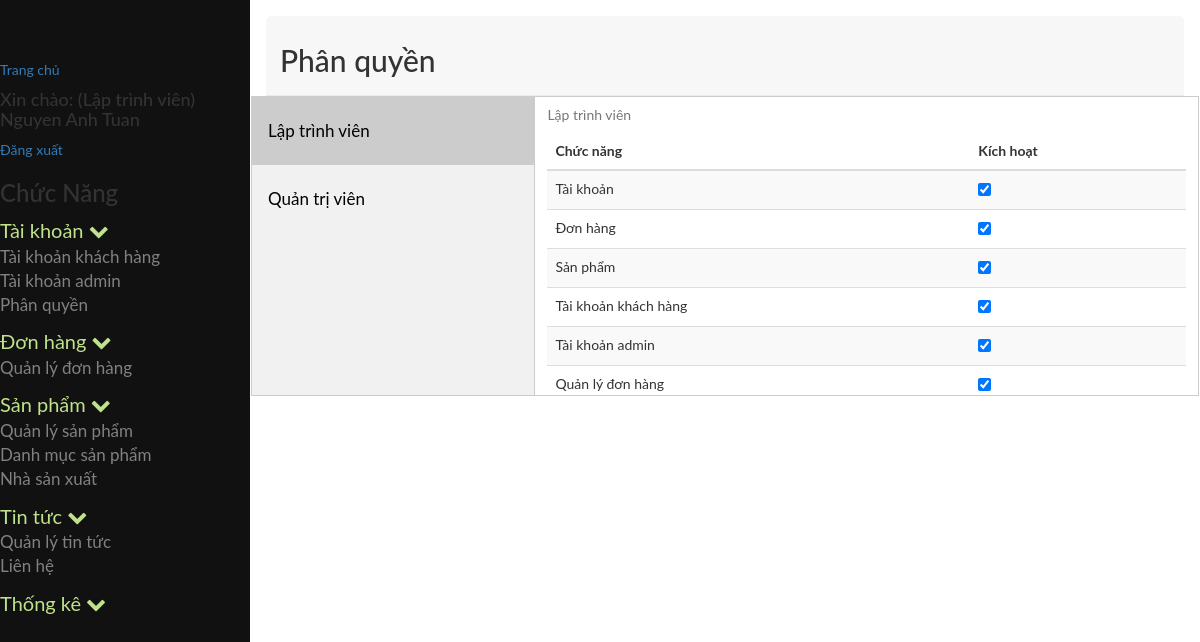
The page /admin/index.php?module=phanquyen (signed in) on the database its author committed.
### tables this page shows
CREATE TABLE `tb_phanquyen` (
  `id` int(11) NOT NULL,
  `id_nhom` int(11) NOT NULL,
  `id_chucnang` int(11) NOT NULL
);

CREATE TABLE `tb_chucnang` (
  `id` int(11) NOT NULL,
  `ten` varchar(255) NOT NULL,
  `trangthai` tinyint(4) NOT NULL,
  `url` varchar(255) NOT NULL,
  `f_order` int(11) NOT NULL,
  `id_parent` int(11) NOT NULL,
  `nhanurl` varchar(255) NOT NULL,
  `hienthi` tinyint(4) NOT NULL,
  `bieutuong` varchar(255) NOT NULL
);

CREATE TABLE `tb_nhomnguoidung` (
  `id` int(11) NOT NULL,
  `tennhom` varchar(250) NOT NULL
);

### admin/cores/loader.php (called while the page is built, shortened)
<?php
class loader
{
	public function view($name='',$data=array())
	{
		extract($data);
		include BASEPATH.'views/'.$name.'.php' ;
	}
}
?>

### admin/models/admin/phanquyenchucnang.php (called while the page is built, shortened)
<?php
include_once 'JATOVI_Model.php';
class phanquyenchucnang extends JATOVI_Model
{
	private $_table = "tb_phanquyen";
	private $_table2 = "tb_chucnang";
	public function getrole($id_nhom)
	{
		$sql = "SELECT * FROM {$this->_table}  INNER JOIN {$this->_table2} WHERE id_nhom = {$id_nhom} AND {$this->_table}.id_chucnang = {$this->_table2}.id ";
		$query = $this->connection->prepare($sql);
		$query->execute();
		$result = $query->fetchAll();
		return $result;
	}
}
$phanquyenchucnang = new phanquyenchucnang();
?>

### admin/models/admin/JATOVI_Model.php (called while the page is built, shortened)
<?php
class JATOVI_Model
{
	private $host = 'localhost';
	private $dbname = 'project_jatovi';
	private $dbuser = 'root';
	private $dbpass = '';
	function __construct()
	{
		try {
			$this->connection  = new PDO("mysql:host={$this->host};dbname={$this->dbname};charset=utf8",$this->dbuser,$this->dbpass);
		} catch (PDOException $e) {
			echo "(DB connection error) Lỗi kết nối cơ sở dữ liệu: ".$e->getMessage();
		}
	}
}
?>

### admin/models/admin/phanquyen_model.php (called while the page is built, shortened)
<?php
include_once 'JATOVI_Model.php';
class phanquyen_model extends JATOVI_Model
{
	private $_table = 'tb_phanquyen';
	private $_table2 = 'tb_nhomnguoidung';
	private $_table3 = 'tb_chucnang';
	public function select_all()
	{
		$sql = "SELECT pq.id as idphanquyen, pq.id_nhom,pq.id_chucnang, nhom.tennhom, cn.ten as tenchucnang FROM {$this->_table} pq INNER JOIN {$this->_table2} nhom ON pq.id_nhom = nhom.id INNER JOIN {$this->_table3} cn ON pq.id_chucnang = cn.id ORDER BY pq.id_nhom ASC, pq.id_chucnang ASC";
		$query = $this->connection->prepare($sql);
		$query->execute();
		$result = $query->fetchAll();
		return $result;
	}
	public function select_nhom()
	{
		$sql = "SELECT id as idnhom, tennhom FROM {$this->_table2}";
		$query = $this->connection->prepare($sql);
		$query->execute();
		$result = $query->fetchAll();
		return $result;
	}
	public function select_chucnang()
	{
		$sql = "SELECT * FROM {$this->_table3}";
		$query = $this->connection->prepare($sql);
		$query->execute();
		$result = $query->fetchAll();
		return $result;
	}
}
$phanquyen_model = new phanquyen_model();
?>

### admin/views/admin/taikhoan/phanquyen.php (the view, shortened to what this page needs)
<div class="row">
	<div class="col-md-12">
		<div class="popover-title">
			<h2>Phân quyền</h2>
	</div>
</div>
<div class="row">
	<div class="col-md-12">
		<div class="">
			<div class="tab">
				<?php foreach($nhoms as $nhom): ?>
					<button class='tablinks' onclick='openphanquyen(event, <?=$nhom['idnhom']?>)' <?php if($nhom['idnhom']==1){echo "id='defaultOpen'";} ?> >
						<?=$nhom['tennhom']?>
					</button>
				<?php endforeach; ?>
			</div>
			<?php foreach($nhoms as $nhom): ?>
				<div id="<?=$nhom['idnhom']?>" class="tabcontent" style="overflow-y:auto;">
					<table class="table table-striped">
						<caption><?=$nhom['tennhom']?></caption>
						<thead>
							<tr>
								<th>Chức năng</th>
								<th>Kích hoạt</th>
							</tr>
						</thead>
						<tbody>
							<?php foreach($chucnangs as $chucnang): ?>
								<tr>
									<td><?php echo $chucnang['ten']; ?></td>
									<td>
										<input type="checkbox" name="cnchon"
											<?php
												foreach ($dulieu as $value) {
													if ($value['id_nhom']==$nhom['idnhom'] && $value['id_chucnang'] == $chucnang['id']) {
														echo "checked='checked'";
													}
												}
											?>
										/>
									</td>
								</tr>
							<?php endforeach; ?>
						</tbody>
					</table>
				</div>
			<?php endforeach; ?>
		</div>
	</div>
</div>

### admin/views/admin/partial/sidebar.php (shortened to what this page needs)
<?php
	include_once BASEPATH.'models/admin/phanquyenchucnang.php';
	$chucnang = $phanquyenchucnang->getrole($_SESSION['userGroup']);
	$menu = array();
	foreach ($chucnang as $p) {
		if ($p['id_parent']==0) {
			$child=array();
			foreach ($chucnang as $p2) {
				if ($p2['id_parent']==$p['id']) {
					$child[]=$p2;
				}
			}
			$menu[]=array(
				'parent'=>$p,
				'child'=>$child
			);
		}
	}
?>
<nav class="sidenav" id="mySidenav">
	<a href="<?=base_url?>index.php">Trang chủ</a>
	<h4>Xin chào: <?='('.$_SESSION['userChucdanh'].')'?> <?=$_SESSION['userName']?></h4>
	<a href="<?=base_url?>index.php?module=page&action=page_logout">Đăng xuất</a>
	<h3>Chức Năng</h3>
	<?php foreach($menu as $value): ?>
		<ul>
			<li>
				<a class="parent_text">
					<?php echo $value['parent']['ten']; ?>
					<span class="fa fa-chevron-down"></span>
				</a>
				<ul>
					<?php foreach($value['child'] as $child): ?>
						<li class="<?=$child['hienthi']==0?"hidden":""?>">
							<a href="<?=base_url.'index.php?module='.$child['url']?>">
								<?=$child['ten']?>
							</a>
						</li>
					<?php endforeach; ?>
				</ul>
			</li>
		</ul>
	<?php endforeach; ?>
</nav>

### admin/public/scripts/css/style.css (style rules this page uses)
body { font-family: "Lato", sans-serif; }
body .sidenav { height: 100%; width: 250px; position: fixed; z-index: 1; top: 0; left: 0; background-color: #111; overflow-x: hidden; transition: 0.5s; padding-top: 60px; }
body .sidenav ul { list-style-type: none; padding-left: 0px; }
body .sidenav ul li a { text-decoration: none; font-size: 17px; color: #818181; display: block; transition: 0.3s; }
body .sidenav ul li .parent_text { font-size: 20px; color: #BFE28C; }

### admin/views/admin/taikhoan/phanquyen.php (style rules this page uses)
* { box-sizing: border-box }
body { font-family: "Lato", sans-serif; }
div.tab { float : left; border : 1px solid #ccc; background-color: #f1f1f1; width : 30%; height : 300px; }
div.tab button { display : block; background-color: inherit; color : black; padding : 22px 16px; width : 100%; border : none; outline : none; text-align : left; cursor : pointer; transition : 0.3s; font-size : 17px; }
div.tab button.active { background-color: #ccc; }
.tabcontent { float : left; padding : 0px 12px; border : 1px solid #ccc; width : 70%; border-left: none; height : 300px; }

### rows shown on the page
tb_phanquyen: id_chucnang.ten "Tài khoản", id_chucnang "☑"
tb_phanquyen: id_chucnang.ten "Tài khoản khách hàng"
tb_phanquyen: id_chucnang.ten "Tài khoản admin"
tb_phanquyen: id_chucnang.ten "Phân quyền"
tb_phanquyen: id_chucnang.ten "Đơn hàng"
tb_phanquyen: id_chucnang.ten "Quản lý đơn hàng"
tb_phanquyen: id_chucnang.ten "Sản phẩm"
tb_phanquyen: id_chucnang.ten "Quản lý sản phẩm"
tb_phanquyen: id_chucnang.ten "Danh mục sản phẩm"
tb_phanquyen: id_chucnang.ten "Nhà sản xuất"
tb_phanquyen: id_chucnang.ten "Tin tức"
tb_phanquyen: id_chucnang.ten "Quản lý tin tức"
tb_phanquyen: id_chucnang.ten "Liên hệ"
tb_phanquyen: id_chucnang.ten "Thống kê"
tb_nhomnguoidung: tennhom "Lập trình viên"
tb_nhomnguoidung: tennhom "Quản trị viên"
tb_chucnang: ten "Tài khoản"
tb_chucnang: ten "Đơn hàng"
tb_chucnang: ten "Sản phẩm"
tb_chucnang: ten "Tài khoản khách hàng"
tb_chucnang: ten "Tài khoản admin"
tb_chucnang: ten "Quản lý đơn hàng"

### other values the page prints
$_SESSION['userChucdanh'] "Lập trình viên"
$_SESSION['userName'] "Nguyen Anh Tuan"
